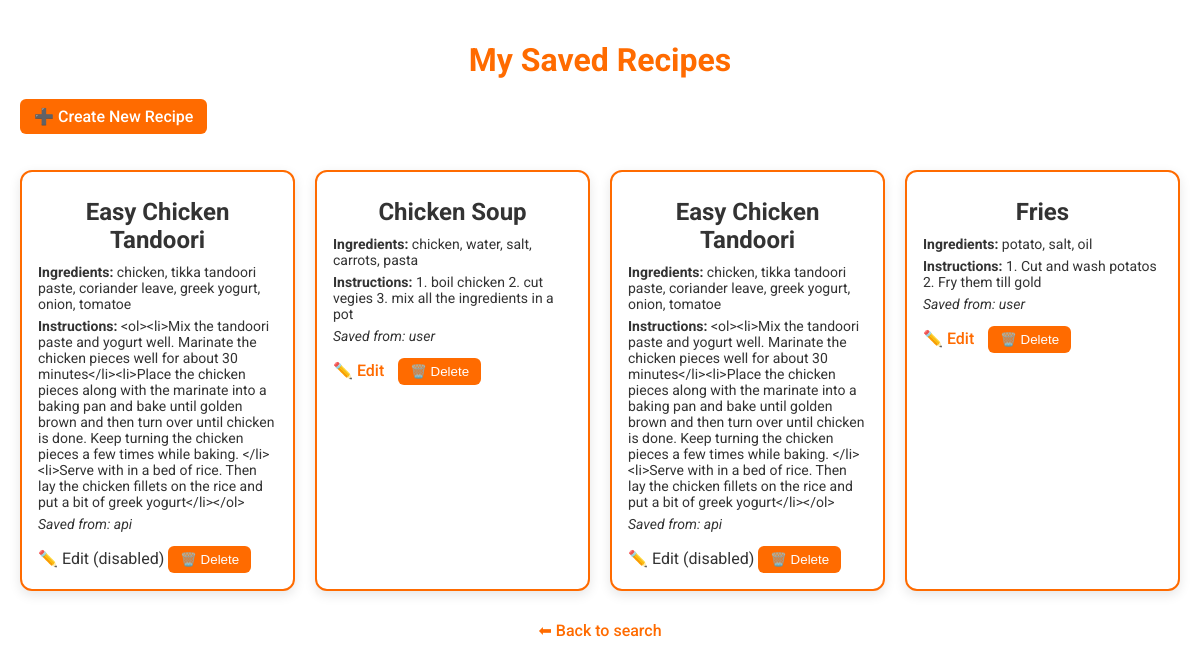
The page /my_recipes on the database as committed earlier.
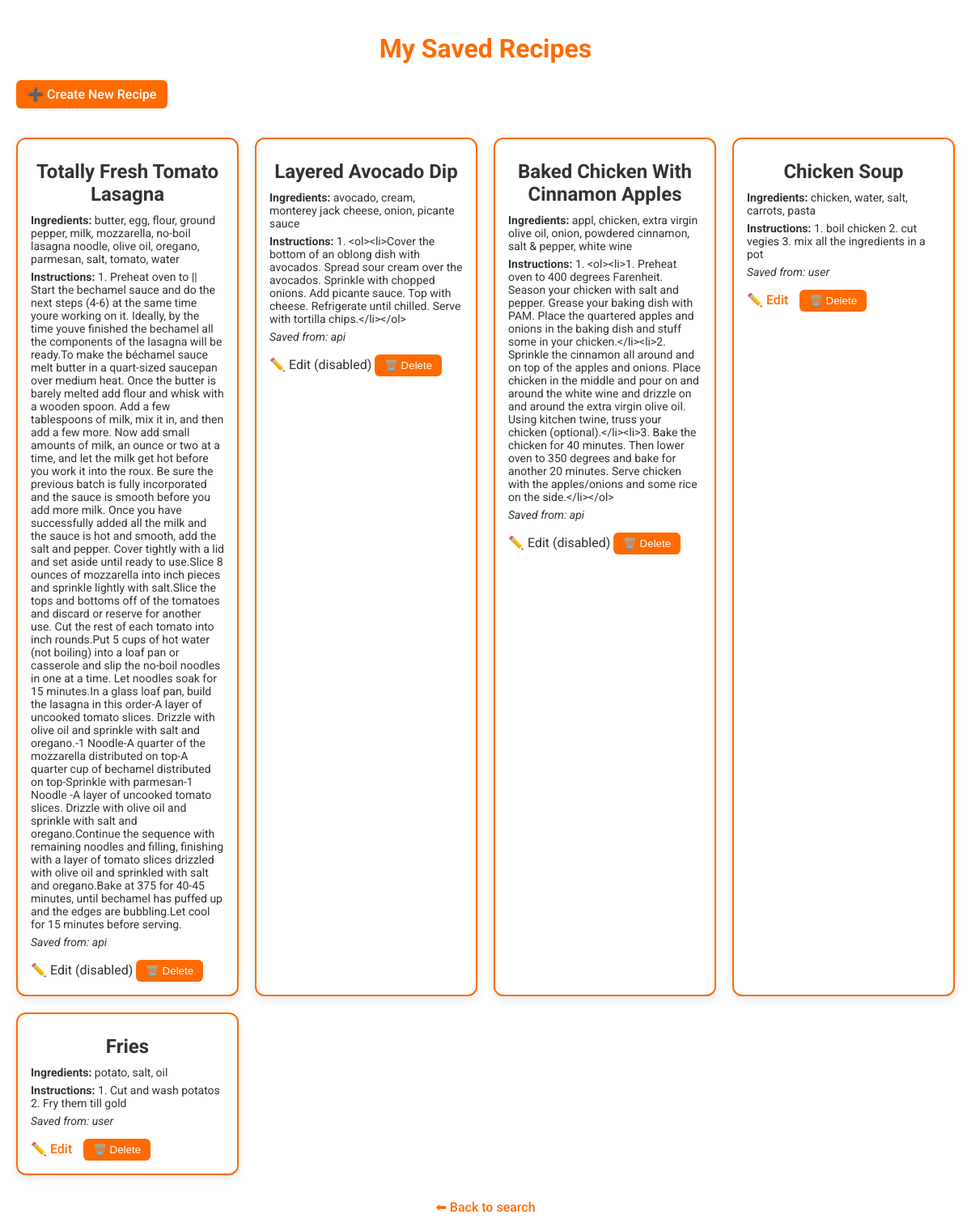
The same page on the database as committed later.
### tables this page shows
CREATE TABLE my_recipes (
    id INTEGER PRIMARY KEY AUTOINCREMENT,
    name TEXT NOT NULL,
    ingredients TEXT NOT NULL,
    instructions TEXT NOT NULL
, source TEXT DEFAULT 'user', api_id INTEGER);

### app/routes.py (the view)
    @app.route('/my_recipes')
    def my_recipes():
        recipes = get_user_recipes()
        return render_template("my_recipes.html", recipes=recipes)

### app/storage.py (called while the page is built)
def _get_connection():
    conn = sqlite3.connect(DB_PATH)
    conn.row_factory = sqlite3.Row
    return conn

def _row_to_recipe(row: sqlite3.Row) -> Dict[str, Any]:
    ingredients_text = row["ingredients"] or ""
    ingredients = [i.strip() for i in ingredients_text.split(",")] if ingredients_text else []
    source = row["source"] if "source" in row.keys() else "user"
    api_id = row["api_id"] if "api_id" in row.keys() else None
    return {
        "id": row["id"],
        "name": row["name"],
        "ingredients": ingredients,
        "instructions": row["instructions"] or "",
        "source": source,
        "api_id": api_id,
        "editable": True if source == "user" else False
    }

def get_user_recipes() -> List[Dict[str, Any]]:
    conn = _get_connection()
    c = conn.cursor()
    c.execute("SELECT id, name, ingredients, instructions, source, api_id FROM my_recipes ORDER BY id DESC")
    rows = c.fetchall()
    conn.close()
    return [_row_to_recipe(r) for r in rows]

### app/templates/my_recipes.html (shortened to what this page needs)
<!DOCTYPE html>
<html lang="en">
<head>
</head>
<body>
    <h1>My Saved Recipes</h1>
    <a class="create-new" href="{{ url_for('new_recipe') }}">➕ Create New Recipe</a>
    {% if recipes %}
        <ul>
        {% for recipe in recipes %}
            <li>
                <h2>{{ recipe.name }}</h2>
                <p><strong>Ingredients:</strong> {{ recipe.ingredients | join(', ') }}</p>
                <p><strong>Instructions:</strong> {{ recipe.instructions }}</p>
                <p><em>Saved from: {{ recipe.source }}</em></p>
                {% if recipe.source == 'user' %}
                    <a class="edit-link" href="{{ url_for('edit_recipe', recipe_id=recipe.id) }}">✏️ Edit</a>
                {% else %}
                    <span class="disabled-edit" title="API-sourced recipes cannot be edited">✏️ Edit (disabled)</span>
                {% endif %}
                <form action="{{ url_for('delete_recipe', recipe_id=recipe.id) }}" method="post" style="display:inline;">
                    <button type="submit" onclick="return confirm('Are you sure you want to delete this recipe?');">🗑️ Delete</button>
                </form>
            </li>
        {% endfor %}
        </ul>
    {% else %}
        <p class="no-recipes">You haven't saved any recipes yet.</p>
    {% endif %}
    <a class="bottom-link" href="/">⬅ Back to search</a>
</body>
</html>

### app/templates/my_recipes.html (style rules this page uses)
body { font-family: 'Roboto', sans-serif; background-color: #ffffff; color: #333333; margin: 0; padding: 20px; }
h1 { color: #FF6B00; text-align: center; margin-bottom: 20px; }
a.create-new { display: inline-block; margin-bottom: 20px; color: #ffffff; background-color: #FF6B00; padding: 8px 14px; border-radius: 6px; text-decoration: none; font-weight: 500; transition: background 0.2s, transform 0.2s; }
ul { list-style-type: none; padding: 0; display: grid; grid-template-columns: repeat(auto-fill, minmax(250px, 1fr)); gap: 20px; }
li { background-color: #ffffff; border: 2px solid #FF6B00; border-radius: 12px; padding: 16px; box-shadow: 0 4px 12px rgba(0,0,0,0.1); transition: transform 0.2s, box-shadow 0.2s; }
li h2 { color: #333333; margin: 10px 0; text-align: center; }
li p { margin: 6px 0; font-size: 14px; }
li form button { background-color: #FF6B00; color: #ffffff; border: none; border-radius: 6px; padding: 6px 12px; cursor: pointer; font-weight: 500; transition: background 0.2s, transform 0.2s; margin-top: 8px; }
a.edit-link { color: #FF6B00; text-decoration: none; margin-right: 10px; font-weight: 500; transition: color 0.2s, transform 0.2s; }
.bottom-link { display: block; text-align: center; margin-top: 30px; color: #FF6B00; text-decoration: none; font-weight: 500; transition: color 0.2s; }

Rows that differ between the two databases and show on the page:
removed my_recipes: name "Easy Chicken Tandoori", ingredients "chicken, tikka tandoori paste, coriander leave, greek yogurt, onion, tomatoe", instructions "<ol><li>Mix the tandoori paste and yogurt well. Marinate the chicken pieces well for about 30 minutes</li><li>Place the chicken pieces along with the marinate into a baking pan and bake until golden brown and then turn over until chicken is done. Keep turning the chicken pieces a few times while baking. </li><li>Serve with in a bed of rice. Then lay the chicken fillets on the rice and put a bit of greek yogurt</li></ol>", source "api", shows "✏️ Edit (disabled)"
removed my_recipes: name "Easy Chicken Tandoori", ingredients "chicken, tikka tandoori paste, coriander leave, greek yogurt, onion, tomatoe", instructions "<ol><li>Mix the tandoori paste and yogurt well. Marinate the chicken pieces well for about 30 minutes</li><li>Place the chicken pieces along with the marinate into a baking pan and bake until golden brown and then turn over until chicken is done. Keep turning the chicken pieces a few times while baking. </li><li>Serve with in a bed of rice. Then lay the chicken fillets on the rice and put a bit of greek yogurt</li></ol>", source "api", shows "✏️ Edit (disabled)"
added my_recipes: name "Totally Fresh Tomato Lasagna", ingredients "butter, egg, flour, ground pepper, milk, mozzarella, no-boil lasagna noodle, olive oil, oregano, parmesan, salt, tomato, water", instructions "1. Preheat oven to || Start the bechamel sauce and do the next steps (4-6) at the same time youre working on it. Ideally, by the time youve finished the bechamel all the components of the lasagna will be ready.To make the béchamel sauce melt butter in a quart-sized saucepan over medium heat. Once the butter is barely melted add flour and whisk with a wooden spoon. Add a few tablespoons of milk, mix it in, and then add a few more. Now add small amounts of milk, an ounce or two at a time, and let the milk get hot before you work it into the roux. Be sure the previous batch is fully incorporated and the sauce is smooth before you add more milk. Once you have successfully added all the milk and…", source "api", shows "✏️ Edit (disabled)"
added my_recipes: name "Layered Avocado Dip", ingredients "avocado, cream, monterey jack cheese, onion, picante sauce", instructions "1. <ol><li>Cover the bottom of an oblong dish with avocados. Spread sour cream over the avocados. Sprinkle with chopped onions. Add picante sauce. Top with cheese. Refrigerate until chilled. Serve with tortilla chips.</li></ol>", source "api", shows "✏️ Edit (disabled)"
added my_recipes: name "Baked Chicken With Cinnamon Apples", ingredients "appl, chicken, extra virgin olive oil, onion, powdered cinnamon, salt & pepper, white wine", instructions "1. <ol><li>1. Preheat oven to 400 degrees Farenheit. Season your chicken with salt and pepper. Grease your baking dish with PAM. Place the quartered apples and onions in the baking dish and stuff some in your chicken.</li><li>2. Sprinkle the cinnamon all around and on top of the apples and onions. Place chicken in the middle and pour on and around the white wine and drizzle on and around the extra virgin olive oil. Using kitchen twine, truss your chicken (optional).</li><li>3. Bake the chicken for 40 minutes. Then lower oven to 350 degrees and bake for another 20 minutes. Serve chicken with the apples/onions and some rice on the side.</li></ol>", source "api", shows "✏️ Edit (disabled)"
